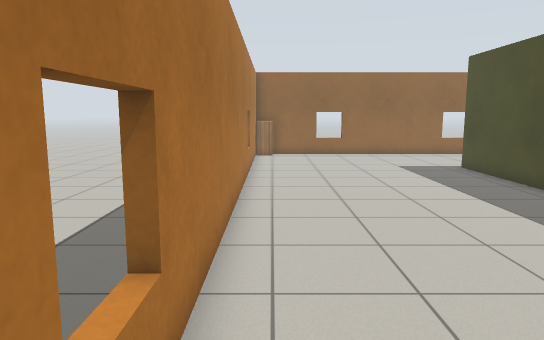
[1] (above)

24 first-person views from a walk through a world built for the Gazebo simulator. The camera is 1.2 m above the floor, tilts 8° down and sees 70° across. Floor lines are 1 m apart. The floor is counted in squares, 0.5 m on a side. Each view is taken from the middle of a square. On the plan, view 1 faces up. The plan holds only what a view shows up to about 20 squares ahead; the rest is blank. The robots in the file are not drawn. Simple patterns stand in for the simulator's built-in surfaces.

[2]
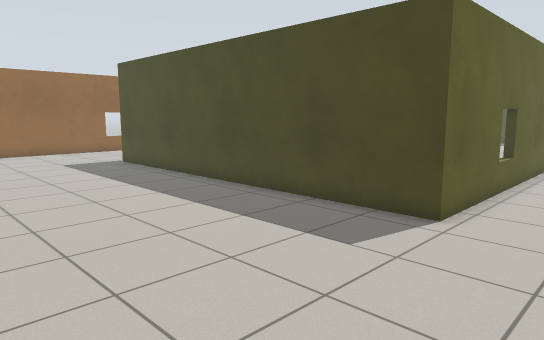

[3]
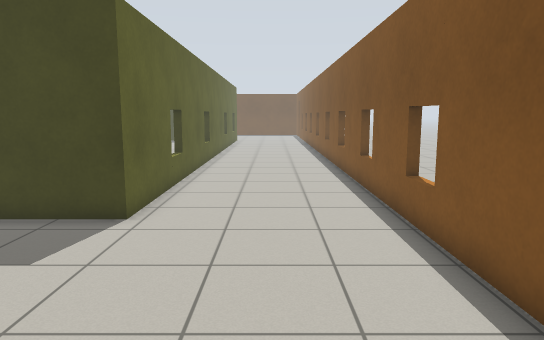

[4]
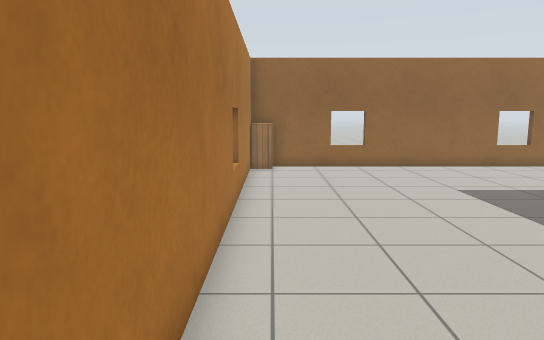

[5]
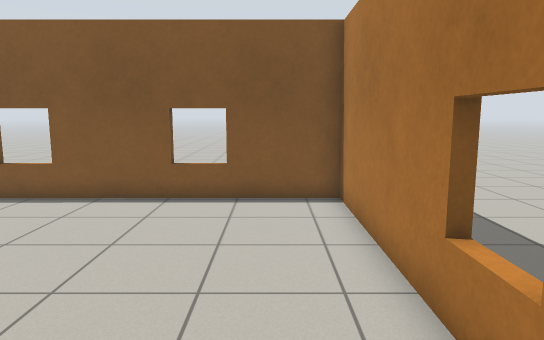

[6]
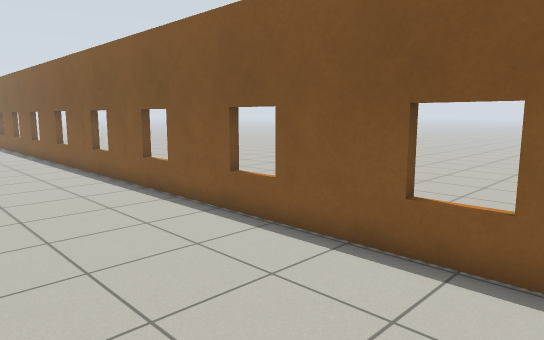

[7]
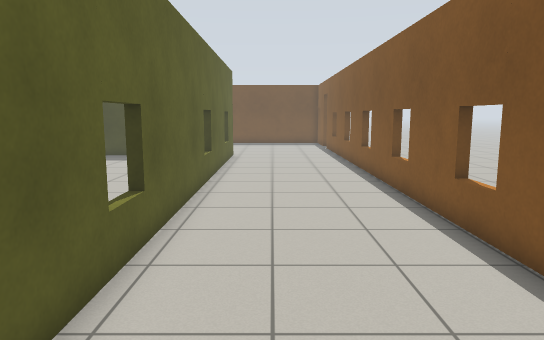

[8]
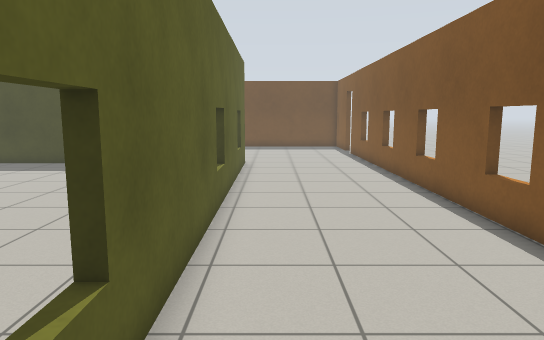

[9]
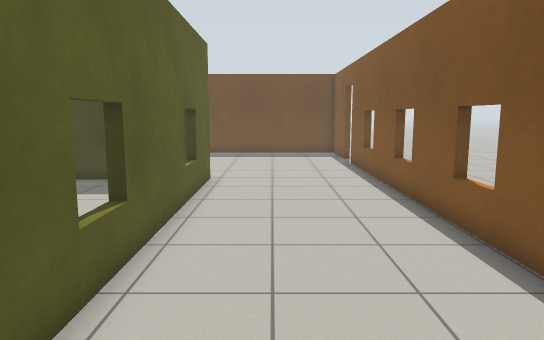

[10]
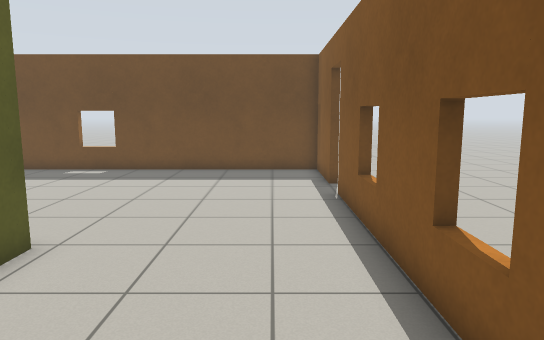

[11]
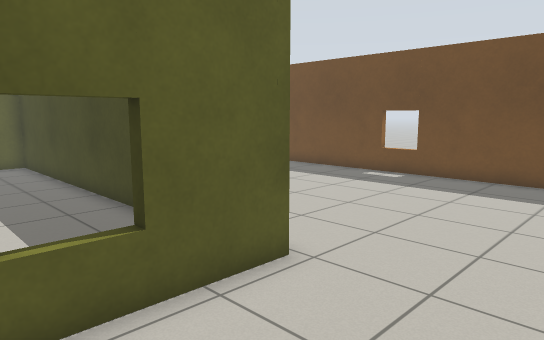

[12]
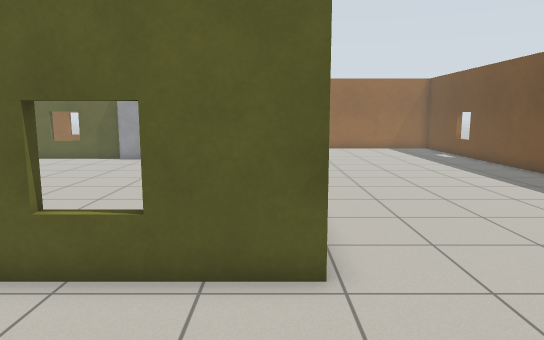

[13]
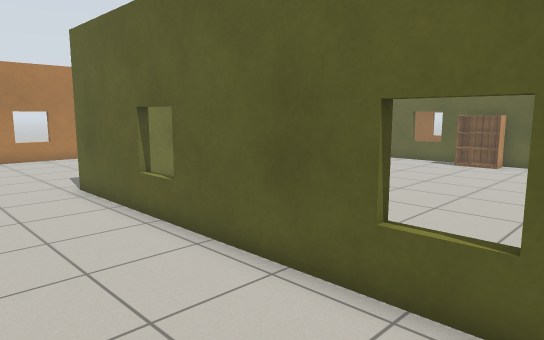

[14]
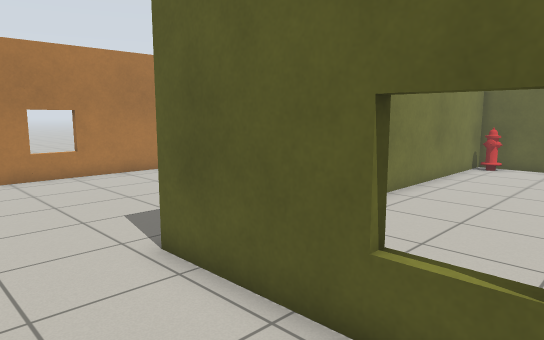

[15]
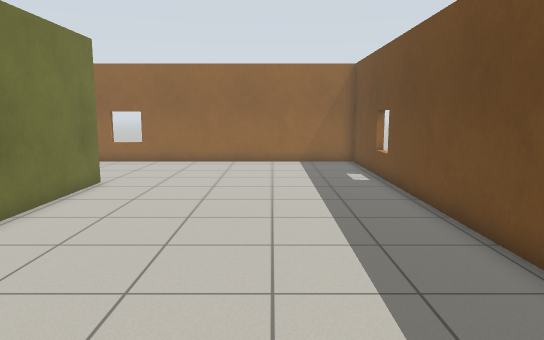

[16]
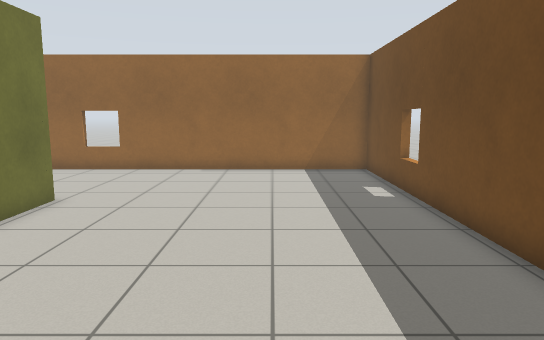

[17]
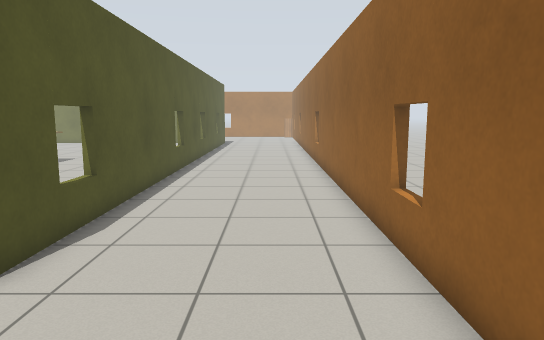

[18]
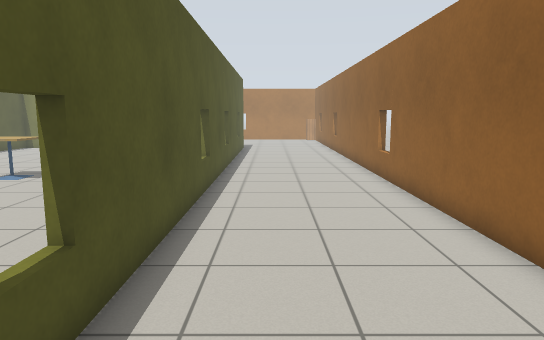

[19]
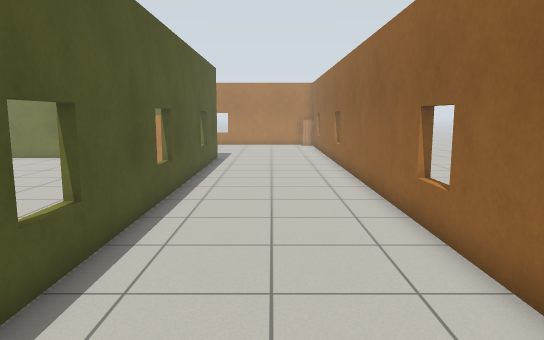

[20]
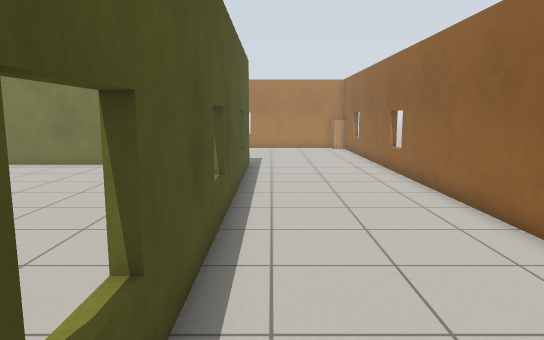

[21]
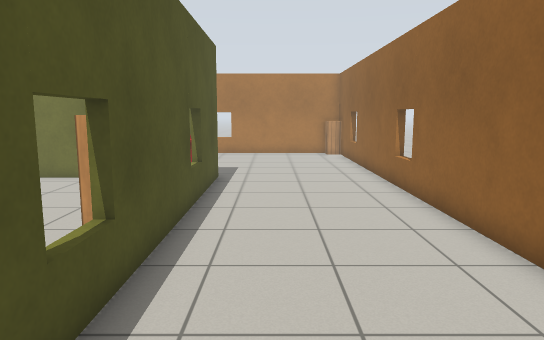

[22]
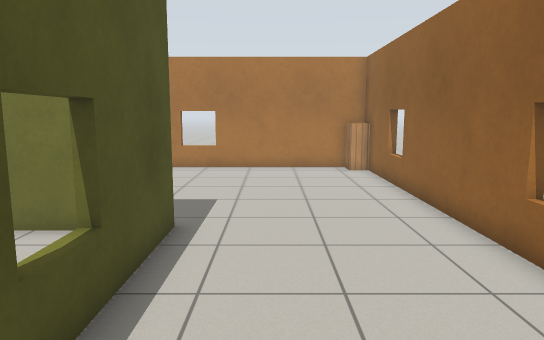

[23]
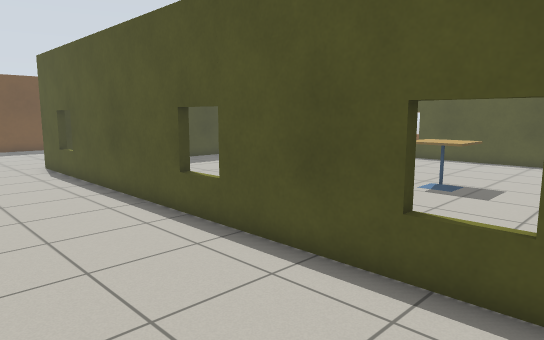

[24]
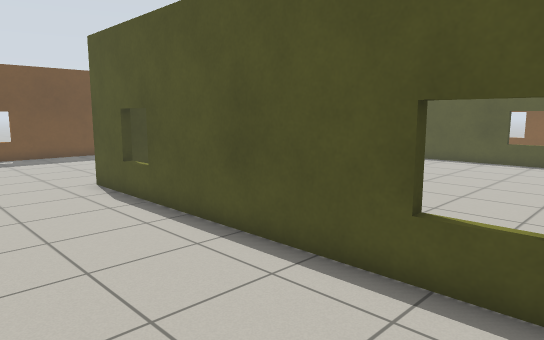

### Floor plan
Ten units are one square. View 1 is at (0, 0); x grows to the right and y downward. Boxes are objects, and circles mark ways between rooms. Rooms are numbered by the first view taken in them; rooms with no view inside come last. Other rooms are left out.
<svg viewBox="-15 -250 502 306">
<path fill="none" stroke="#000" d="M379 -14 88 -14 88 -179 378 -179M395 -243 -10 -243 -10 51 386 50M378 -179 378 -126M445 50 482 50 482 -243 395 -243M386 50 428 50"/>
<rect x="-5" y="-245" width="10" height="20" fill="#bbb"><title>cabinet</title></rect>
<circle cx="378" cy="20" r="3" fill="#2a7"/>
<circle cx="390" cy="-205" r="3" fill="#2a7"/>
<text x="80" y="-100">1</text>
<text x="430" y="-90">2</text>
</svg>
Room 1 opens to room 2.

Where each view was taken, in squares from view 1:
view 1: 0 up, 0 right, facing up
view 2: 2 down, 0 right, facing up-right
view 3: 2 down, 0 right, facing right
view 4: 6 up, 0 right, facing up
view 5: 6 up, 1 right, facing down
view 6: 1 up, 6 right, facing down-right
view 7: 1 down, 14 right, facing right
view 8: 0 up, 18 right, facing right
view 9: 1 down, 23 right, facing right
view 10: 3 down, 31 right, facing right
view 11: 3 down, 33 right, facing up-right
view 12: 4 down, 37 right, facing up
view 13: 3 down, 22 right, facing up-left
view 14: 2 down, 15 right, facing up-left
view 15: 4 up, 44 right, facing up
view 16: 7 up, 44 right, facing up
view 17: 22 up, 43 right, facing left
view 18: 20 up, 38 right, facing left
view 19: 21 up, 31 right, facing left
view 20: 19 up, 28 right, facing left
view 21: 20 up, 24 right, facing left
view 22: 20 up, 17 right, facing left
view 23: 23 up, 18 right, facing down-right
view 24: 23 up, 24 right, facing down-right
